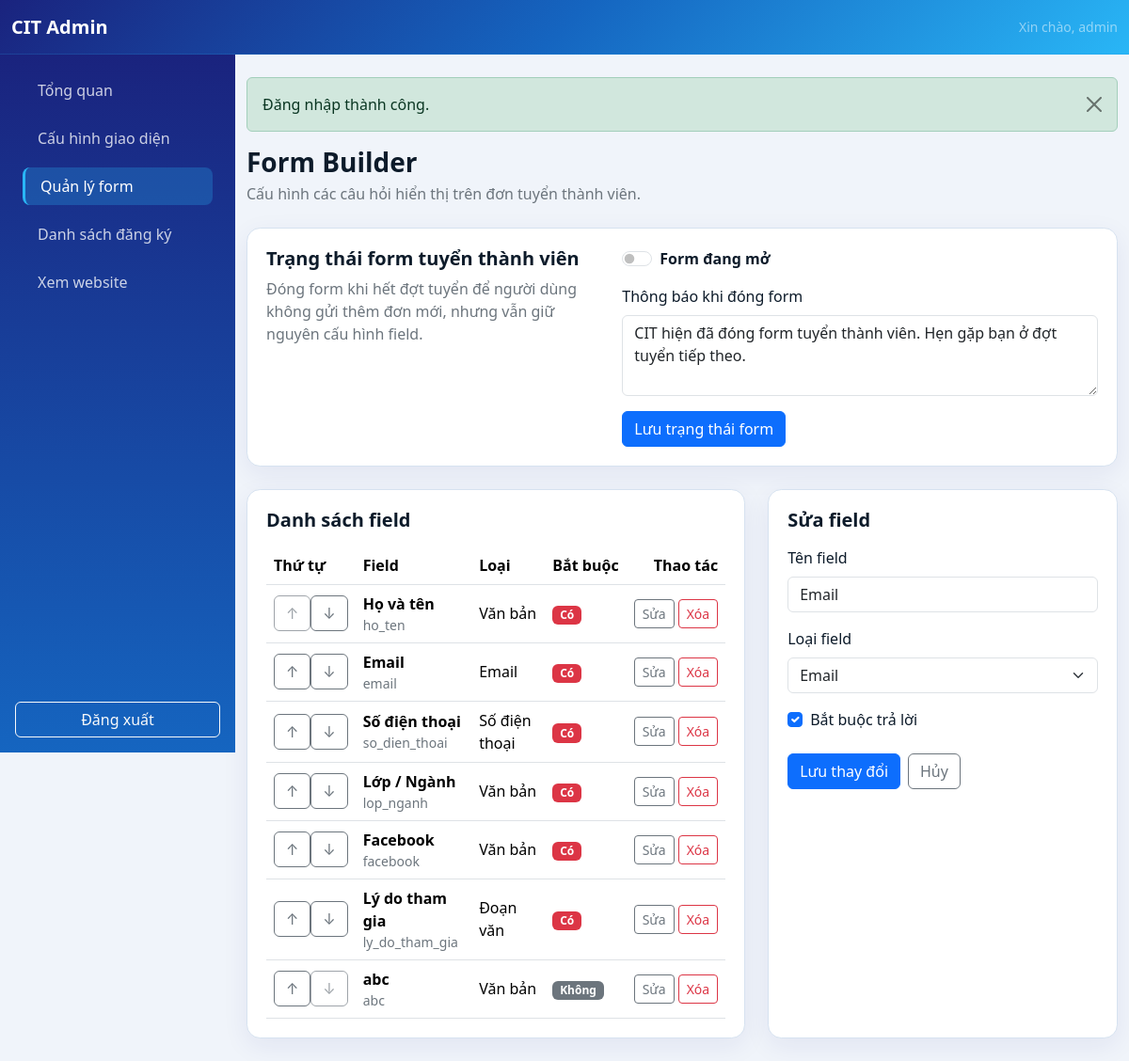
Page /admin/form-builder.php?edit=2 (signed in) on the committed database.
### tables this page shows
CREATE TABLE `page_contents` (
  `id` int unsigned NOT NULL AUTO_INCREMENT,
  `content_key` varchar(100) NOT NULL,
  `content_value` text NOT NULL,
  `updated_at` timestamp NULL DEFAULT CURRENT_TIMESTAMP ON UPDATE CURRENT_TIMESTAMP,
  PRIMARY KEY (`id`),
  UNIQUE KEY `content_key` (`content_key`)
);

CREATE TABLE `form_fields` (
  `id` int unsigned NOT NULL AUTO_INCREMENT,
  `field_label` varchar(150) NOT NULL,
  `field_name` varchar(64) NOT NULL,
  `field_type` enum('text','email','phone','textarea','dropdown','radio','checkbox') NOT NULL,
  `options` text,
  `is_required` tinyint(1) NOT NULL DEFAULT '0',
  `sort_order` int unsigned NOT NULL DEFAULT '0',
  PRIMARY KEY (`id`),
  UNIQUE KEY `field_name` (`field_name`),
  KEY `idx_form_fields_sort_order` (`sort_order`,`id`)
);

### includes/editable.php (called while the page is built, shortened)
<?php
function editable_contents(): array
{
    $cacheFile = __DIR__ . '/../cache/page-contents.php';
    require_once __DIR__ . '/db.php';
    $stmt = db()->query('SELECT content_key, content_value FROM page_contents');
    $contents = [];
    foreach ($stmt as $row) {
        $contents[(string) $row['content_key']] = (string) $row['content_value'];
    }
    return $contents;
}

### includes/db.php (called while the page is built, shortened)
<?php
function db(): PDO
{
    static $pdo = null;
    if ($pdo instanceof PDO) {
        return $pdo;
    }
    $dbHost = getenv('DB_HOST') ?: '127.0.0.1';
    $dbPort = getenv('DB_PORT') ?: '3306';
    $dbName = getenv('DB_NAME') ?: 'club_management';
    $dbUser = getenv('DB_USER') ?: 'root';
    $dbPass = getenv('DB_PASS') ?: 'Cit@2026';
    $options = [
        PDO::ATTR_ERRMODE => PDO::ERRMODE_EXCEPTION,
        PDO::ATTR_DEFAULT_FETCH_MODE => PDO::FETCH_ASSOC,
        PDO::ATTR_EMULATE_PREPARES => false,
        PDO::ATTR_TIMEOUT => 5,
    ];
    if (defined('Pdo\Mysql::ATTR_INIT_COMMAND')) {
        $options[Pdo\Mysql::ATTR_INIT_COMMAND] = "SET SESSION sql_mode='STRICT_TRANS_TABLES,ERROR_FOR_DIVISION_BY_ZERO,NO_ENGINE_SUBSTITUTION'";
    } elseif (defined('PDO::MYSQL_ATTR_INIT_COMMAND')) {
        $options[PDO::MYSQL_ATTR_INIT_COMMAND] = "SET SESSION sql_mode='STRICT_TRANS_TABLES,ERROR_FOR_DIVISION_BY_ZERO,NO_ENGINE_SUBSTITUTION'";
    }
    try {
        $pdo = new PDO(
            "mysql:host={$dbHost};port={$dbPort};dbname={$dbName};charset=utf8mb4;connect_timeout=5",
            $dbUser,
            $dbPass,
            $options
        );
    } catch (PDOException $exception) {
        error_log('Database connection failed: ' . $exception->getMessage());
        http_response_code(500);
        exit('Không thể kết nối cơ sở dữ liệu. Vui lòng kiểm tra cấu hình.');
    }
    return $pdo;
}
class LazyPDO
{
    private ?PDO $instance = null;
    private function getPDO(): PDO
    {
        if ($this->instance === null) {
            $this->instance = db();
        }
        return $this->instance;
    }
    public function query(string $query, ?int $fetchMode = null, mixed ...$fetchModeArgs): PDOStatement|false
    {
        return $this->getPDO()->query($query, $fetchMode, ...$fetchModeArgs);
    }
    public function prepare(string $query, array $options = []): PDOStatement|false
    {
        return $this->getPDO()->prepare($query, $options);
    }
}
$pdo = new LazyPDO();

### config.php (called while the page is built, shortened)
<?php
require_once __DIR__ . '/includes/helpers.php';
function e(?string $value): string
{
    return htmlspecialchars($value ?? '', ENT_QUOTES | ENT_SUBSTITUTE, 'UTF-8');
}

### includes/helpers.php (called while the page is built, shortened)
<?php
function render_component(string $component, array $props = []): void
{
    $component = preg_replace('/[^a-zA-Z0-9_\/\\-]+/', '', $component);
    $componentPath = __DIR__ . '/components/' . str_replace(['\\', '/'], DIRECTORY_SEPARATOR, $component) . '.php';
    extract($props, EXTR_SKIP);
    require $componentPath;
}
function field_options(?string $options): array
{
    if ($options === null || trim($options) === '') {
        return [];
    }
    $options = trim($options);
    $lines = preg_split('/\r\n|\r|\n/', $options);
    return normalize_field_options(is_array($lines) ? $lines : []);
}

### includes/components/admin/form-builder-row.php (the view, shortened to what this page needs)
<?php
$fieldTypeLabels = [
    'text' => 'Văn bản',
    'email' => 'Email',
    'phone' => 'Số điện thoại',
    'textarea' => 'Đoạn văn',
    'dropdown' => 'Danh sách thả xuống',
    'radio' => 'Chọn một',
    'checkbox' => 'Chọn nhiều',
];
?>
<tr>
    <td>
        <div class="btn-group btn-group-sm" aria-label="Sắp xếp <?= e((string) $field['field_label']) ?>">
            <form method="post" action="form-builder.php">
                <button class="btn btn-outline-secondary" type="submit" <?= $index === 0 ? 'disabled' : '' ?> aria-label="Đưa lên">↑</button>
            </form>
            <form method="post" action="form-builder.php">
                <button class="btn btn-outline-secondary" type="submit" <?= $index === $totalFields - 1 ? 'disabled' : '' ?> aria-label="Đưa xuống">↓</button>
            </form>
        </div>
    </td>
    <td>
        <strong><?= e((string) $field['field_label']) ?></strong>
        <small class="d-block text-secondary"><?= e((string) $field['field_name']) ?></small>
    </td>
    <td><?= e($fieldTypeLabels[(string) $field['field_type']] ?? (string) $field['field_type']) ?></td>
    <td>
        <?= (int) $field['is_required']
            ? '<span class="badge text-bg-danger">Có</span>'
            : '<span class="badge text-bg-secondary">Không</span>' ?>
    </td>
    <td class="text-end">
        <?php render_component('admin/table-actions', [
            'actions' => [
                'edit' => [
                    'url' => 'form-builder.php?edit=' . (int) $field['id'],
                    'label' => 'Sửa'
                ],
                'delete' => [
                    'action' => 'form-builder.php',
                    'field_name' => 'field_id',
                    'field_value' => (int) $field['id'],
                    'confirm' => 'Xóa field này? Các câu trả lời liên quan cũng sẽ bị xóa.'
                ]
            ]
        ]); ?>
    </td>
</tr>

### admin/form-builder.php (shortened to what this page needs)
<?php
require_once __DIR__ . '/../includes/editable.php';
$formData = ['id' => 0, 'field_label' => '', 'field_type' => 'text', 'options' => '', 'is_required' => 0];
$editId = filter_input(INPUT_GET, 'edit', FILTER_VALIDATE_INT) ?: 0;
if (!is_post() && $editId > 0) {
    $statement = $pdo->prepare(
        'SELECT id, field_label, field_type, options, is_required
         FROM form_fields WHERE id = :id'
    );
    $statement->execute(['id' => $editId]);
    $editField = $statement->fetch();
    if ($editField) {
        $formData = [
            'id' => (int) $editField['id'],
            'field_label' => $editField['field_label'],
            'field_type' => $editField['field_type'],
            'options' => implode("\n", field_options($editField['options'])),
            'is_required' => (int) $editField['is_required'],
        ];
    }
}
$fields = $pdo->query(
    'SELECT id, field_label, field_name, field_type, options, is_required, sort_order
     FROM form_fields ORDER BY sort_order, id'
)->fetchAll();
$contents = editable_contents();
$isRecruitmentClosed = ($contents['recruitment_form_closed'] ?? '0') === '1';
$closedMessage = $contents['recruitment_closed_message'] ?? 'CIT hiện đã đóng form tuyển thành viên. Hẹn gặp bạn ở đợt tuyển tiếp theo.';
require __DIR__ . '/header.php';
?>
<div class="mb-4"><h1 class="h3 fw-bold mb-1">Form Builder</h1><p class="text-secondary mb-0">Cấu hình các câu hỏi hiển thị trên đơn tuyển thành viên.</p></div>
<section class="content-card mb-4">
    <div class="row g-4 align-items-start">
        <div class="col-lg-5">
            <h2 class="h5 fw-bold mb-2">Trạng thái form tuyển thành viên</h2>
            <p class="text-secondary mb-0">Đóng form khi hết đợt tuyển để người dùng không gửi thêm đơn mới, nhưng vẫn giữ nguyên cấu hình field.</p>
        </div>
        <div class="col-lg-7">
            <form method="post" action="form-builder.php">
                <div class="form-check form-switch mb-3">
                    <input class="form-check-input" type="checkbox" role="switch" id="recruitment_form_closed" name="recruitment_form_closed" value="1" <?= $isRecruitmentClosed ? 'checked' : '' ?>>
                    <label class="form-check-label fw-semibold" for="recruitment_form_closed">
                        <?= $isRecruitmentClosed ? 'Form đang đóng' : 'Form đang mở' ?>
                    </label>
                </div>
                <div class="mb-3">
                    <label class="form-label" for="recruitment_closed_message">Thông báo khi đóng form</label>
                    <textarea class="form-control" id="recruitment_closed_message" name="recruitment_closed_message" rows="3" maxlength="600"><?= e($closedMessage) ?></textarea>
                </div>
                <button class="btn btn-primary" type="submit">Lưu trạng thái form</button>
            </form>
        </div>
    </div>
</section>
<div class="row g-4">
    <div class="col-xl-5 order-xl-2">
        <section class="content-card">
            <h2 class="h5 fw-bold mb-3"><?= $formData['id'] ? 'Sửa field' : 'Thêm field mới' ?></h2>
            <form method="post" action="form-builder.php<?= $formData['id'] ? '?edit=' . (int) $formData['id'] : '' ?>">
                <div class="mb-3">
                    <label class="form-label" for="field_label">Tên field</label>
                    <input class="form-control" id="field_label" name="field_label" value="<?= e($formData['field_label']) ?>" maxlength="150" required>
                </div>
                <div class="mb-3">
                    <label class="form-label" for="field_type">Loại field</label>
                    <select class="form-select" id="field_type" name="field_type" required>
                        <?php foreach (['text'=>'Văn bản','email'=>'Email','phone'=>'Số điện thoại','textarea'=>'Đoạn văn','dropdown'=>'Danh sách thả xuống','radio'=>'Chọn một','checkbox'=>'Chọn nhiều'] as $value => $label): ?>
                            <option value="<?= e($value) ?>" <?= $formData['field_type'] === $value ? 'selected' : '' ?>><?= e($label) ?></option>
                        <?php endforeach; ?>
                    </select>
                </div>
                <div class="form-check mb-4">
                    <input class="form-check-input" type="checkbox" id="is_required" name="is_required" value="1" <?= $formData['is_required'] ? 'checked' : '' ?>>
                    <label class="form-check-label" for="is_required">Bắt buộc trả lời</label>
                </div>
                <div class="d-flex gap-2">
                    <button class="btn btn-primary" type="submit"><?= $formData['id'] ? 'Lưu thay đổi' : 'Thêm field' ?></button>
                    <?php if ($formData['id']): ?><a class="btn btn-outline-secondary" href="form-builder.php">Hủy</a><?php endif; ?>
                </div>
            </form>
        </section>
    </div>
    <div class="col-xl-7 order-xl-1">
        <section class="content-card">
            <h2 class="h5 fw-bold mb-3">Danh sách field</h2>
            <?php if (!$fields): ?><div class="alert alert-info mb-0">Chưa có field nào.</div><?php else: ?>
                <div class="table-responsive">
                    <table class="table align-middle mb-0">
                        <thead><tr><th>Thứ tự</th><th>Field</th><th>Loại</th><th>Bắt buộc</th><th class="text-end">Thao tác</th></tr></thead>
                        <tbody>
                        <?php foreach ($fields as $index => $field): ?>
                            <?php render_component('admin/form-builder-row', [
                                'field' => $field,
                                'index' => $index,
                                'totalFields' => count($fields),
                            ]); ?>
                        <?php endforeach; ?>
                        </tbody>
                    </table>
                </div>
            <?php endif; ?>
        </section>
    </div>
</div>
<?php require __DIR__ . '/footer.php'; ?>

### includes/components/admin/table-actions.php (shortened to what this page needs)
<div class="d-inline-flex gap-1">
    <?php foreach ($actions as $type => $config): ?>
        <?php if ($type === 'delete'): ?>
            <form method="post" action="<?= e((string) $config['action']) ?>" onsubmit="return confirm('<?= e((string) ($config['confirm'] ?? 'Bạn chắc chắn muốn thực hiện thao tác này?')) ?>');">
                <button class="btn btn-sm btn-outline-danger" type="submit"><?= e((string) ($config['label'] ?? 'Xóa')) ?></button>
            </form>
        <?php else: ?>
            <a class="btn btn-sm <?= $type === 'detail' ? 'btn-outline-primary' : 'btn-outline-secondary' ?>" href="<?= e((string) $config['url']) ?>">
                <?= e((string) ($config['label'] ?? ($type === 'detail' ? 'Chi tiết' : 'Sửa'))) ?>
            </a>
        <?php endif; ?>
    <?php endforeach; ?>
</div>

### rows in the picture
page_contents: recruitment_closed_message "CIT hiện đã đóng form tuyển thành viên. Hẹn gặp bạn ở đợt tuyển tiếp theo."
form_fields: field_label "Họ và tên", field_name "ho_ten", field_type "Văn bản", is_required "Có", label "Sửa", label "Xóa"
form_fields: field_label "Email", field_name "email", field_type "Email", is_required "Có", label "Sửa", label "Xóa"
form_fields: field_label "Số điện thoại", field_name "so_dien_thoai", field_type "Số điện thoại", is_required "Có", label "Sửa", label "Xóa"
form_fields: field_label "Lớp / Ngành", field_name "lop_nganh", field_type "Văn bản", is_required "Có", label "Sửa", label "Xóa"
form_fields: field_label "Facebook", field_name "facebook", field_type "Văn bản", is_required "Có", label "Sửa", label "Xóa"
form_fields: field_label "Lý do tham gia", field_name "ly_do_tham_gia", field_type "Đoạn văn", is_required "Có", label "Sửa", label "Xóa"
form_fields: field_label "abc", field_name "abc", field_type "Văn bản", is_required "Không", label "Sửa", label "Xóa"

### other values in the picture
$_SESSION['admin_username'] "admin"
$flash['message'] "Đăng nhập thành công."
form field field_type "Email"
